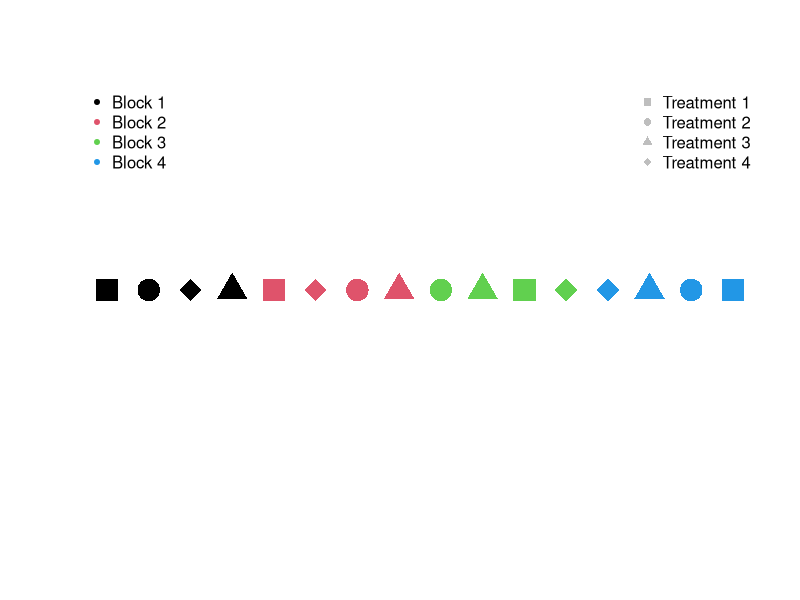
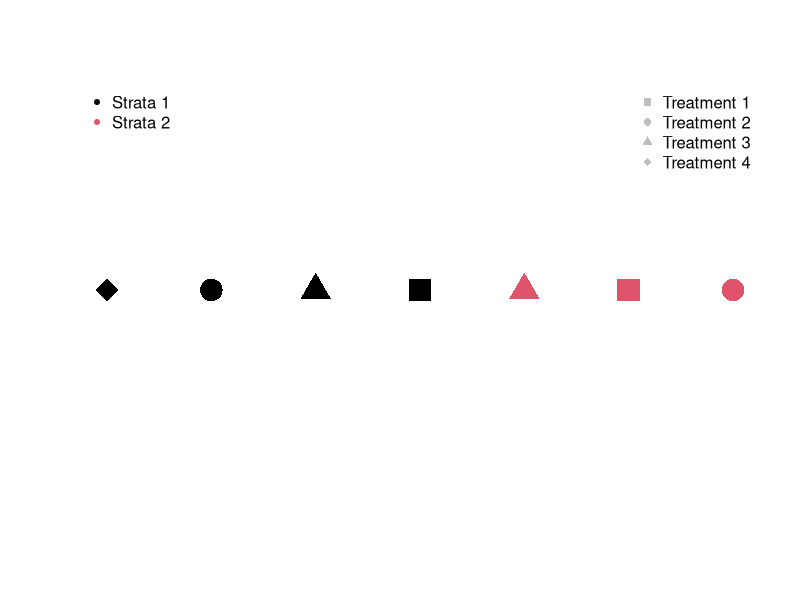
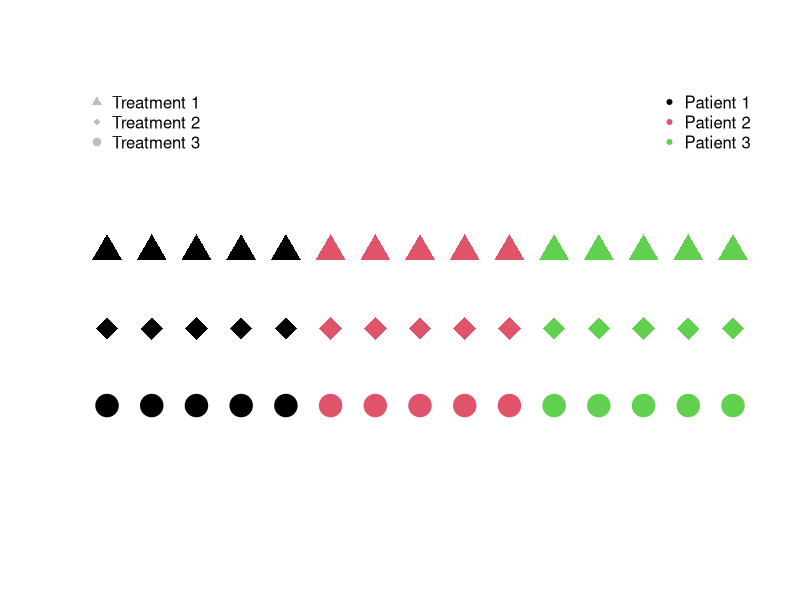
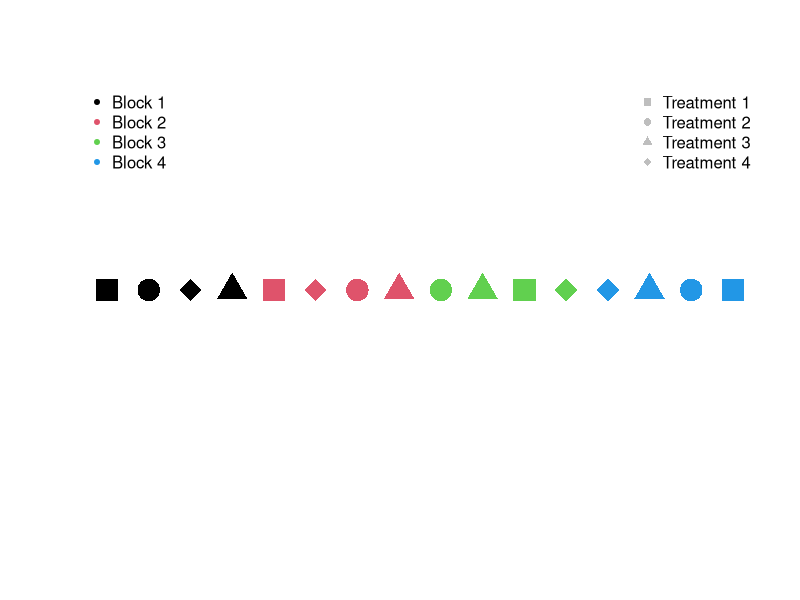

These charts were generated, in order, by the following R code:
## ---- chunk 1
knitr::opts_chunk$set(echo = FALSE)
## ---- chunk 2
block <- rep(1:4, each = 4)
set.seed(4321)
treatment <- c(replicate(4,sample(1:4,size = 4)))
plot(1:16,rep(1,length(block)),col = block,pch = treatment + 14,axes = FALSE,xlab = "",ylab = "",cex = 3)
legend("topright",bty = "n", pch = 15:18, legend = paste("Treatment",1:4), col = "grey")
legend("topleft",bty = "n", pch = 20, col = 1:4, legend = paste("Block",1:4))

## ---- chunk 3
strata <- c(rep(1,4),rep(2,3))
set.seed(1234)
treatment <- c(sample(1:4,size = 4),sample(1:3,size = 3))
plot(1:7,rep(1,length(strata)),col = strata,pch = treatment + 14,axes = FALSE,xlab = "",ylab = "",cex = 3)
legend("topright",bty = "n", pch = 15:18, legend = paste("Treatment",1:4), col = "grey")
legend("topleft",bty = "n", pch = 20, col = 1:4, legend = paste("Strata",1:2))

## ---- chunk 4
plot(1:15, rep(1.5,15),col = rep(1:3,each = 5),pch = 17,axes = FALSE, xlab = "",ylab = "",cex = 3,ylim = c(0,2.5))
points(1:15,rep(1,15),col = rep(1:3,each = 5),pch = 18,cex = 3)
points(1:15,rep(0.5,15),col = rep(1:3,each = 5),pch = 19, cex = 3)
legend("topleft",bty = "n",pch = 17:19, col = "grey", legend = paste("Treatment", 1:3))
legend("topright",bty = "n",pch = 20, col = 1:3, legend = paste("Patient", 1:3))

## ---- chunk 5
block <- rep(1:4, each = 4)
set.seed(4321)
treatment <- c(replicate(4,sample(1:4,size = 4)))
plot(1:16,rep(1,length(block)),col = block,pch = treatment + 14,axes = FALSE,xlab = "",ylab = "",cex = 3)
legend("topright",bty = "n", pch = 15:18, legend = paste("Treatment",1:4), col = "grey")
legend("topleft",bty = "n", pch = 20, col = 1:4, legend = paste("Block",1:4))

